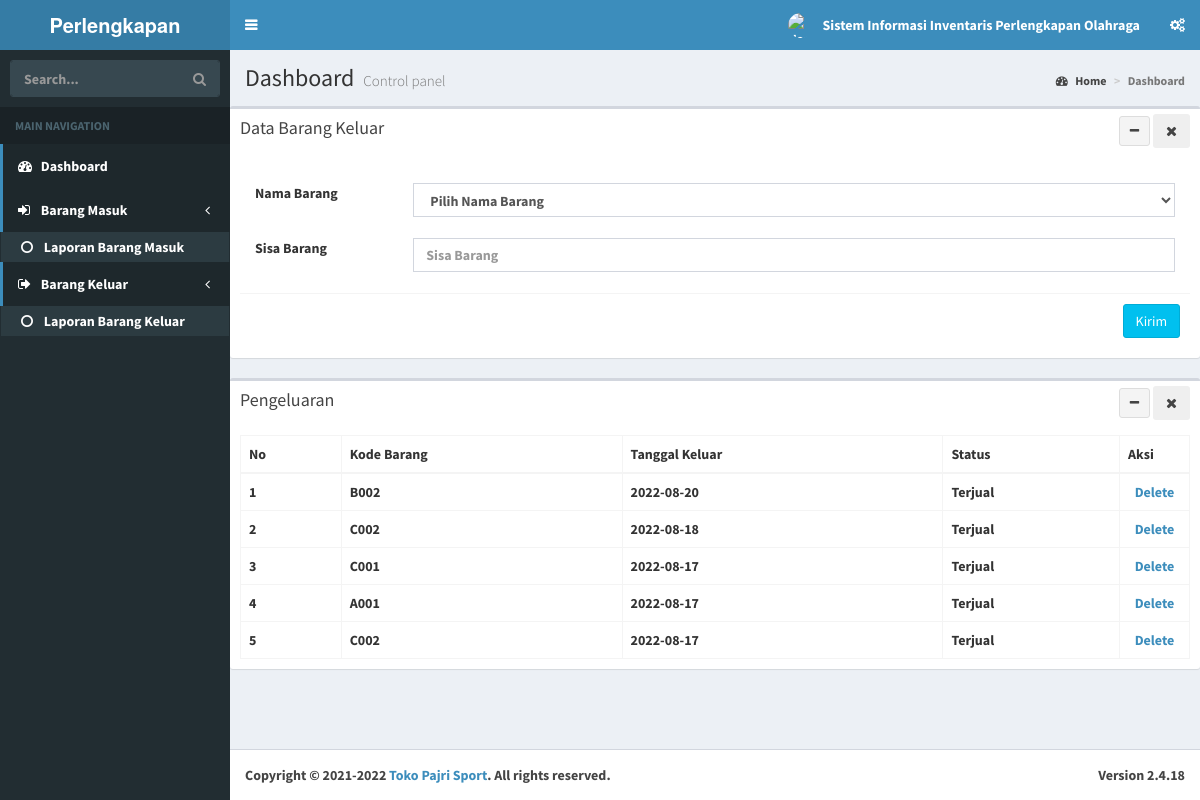
/index.php/barang_keluar/Pengeluaran, run on the app's committed database.
### tables this page shows
CREATE TABLE `barang_keluar` (
  `id_barang_keluar` int(11) NOT NULL,
  `kode_barang` varchar(11) NOT NULL,
  `sisa_barang` int(11) NOT NULL,
  `tanggal_keluar` date NOT NULL DEFAULT current_timestamp(),
  `status` enum('Terjual','Belum terjual') NOT NULL DEFAULT 'Terjual'
);

### application/controllers/Barang_keluar.php (called while the page is built, shortened)
<?php
class Barang_keluar extends CI_Controller
{
    function __construct()
    {
        $this->load->model(array('MBarang_keluar','MStok_barang'));
        $this->load->library('form_validation');
    }
    function Pengeluaran()
    {
        $data['list_brg'] = $this->MBarang_keluar->get_all();
        $data['list_stok_barang'] = $this->MStok_barang->get_all();
        $data['page'] = 'barang_keluar/pengeluaran';
        $this->load->view('tamplate', $data);
    }
}

### index.php (called while the page is built, shortened)
<?php
require_once BASEPATH.'core/CodeIgniter.php';

### application/models/MBarang_keluar.php (called while the page is built, shortened)
<?php
class MBarang_keluar extends CI_Model
{
    public $table = 'barang_keluar';
    public $id = 'id_barang_keluar';
    public $order = 'DESC';
    function get_all()
    {
        $this->db->order_by($this->id, $this->order);
        return $this->db->get($this->table)->result();
    }
}

### application/views/barang_keluar/pengeluaran.php (the view, shortened to what this page needs)
<div class="row">
<div class="box">
            <div class="box-header">
                <h3 class="box-title">Data Barang Keluar</h3>
                <div class="pull-right box-tools">
                    <button type="button" class="btn btn-default btn-sm" data-widget="collaps" data-toogle="tooltip" title="collapse">
                        <i class="fa fa-minus"></i></button>
                    <button type="button" class="btn btn default btn sm" data-widget="remove" data-toggle="tooltip" title="remove">
                        <i class="fa fa-times"></i></button>
                </div>
                </div>
            <div class="box-body pad"></div>
            <form method="post" action="#">
                <div class="box-body">
                    <div class="form-group">
                        <label for="inputEmail3" class="col-sm-2 control-label">Nama Barang</label>
                            <div class="col-sm-10">
                            <select name="kode_barang" class="form-control" required="">
                                        <option value="">Pilih Nama Barang</option>
                                    </select>
                            </div>
                    </div>
                    <br><br>
                    <div class="form-group">
                        <label for="inputEmail3" class="col-sm-2 control-label">Sisa Barang</label>
                            <div class="col-sm-10">
                                    <input name="stok_barang" type="text" class="form-control" id="inputText" placeholder="Sisa Barang">
                            </div>
                     </div>
                     <br><br>
                <div class="box-footer">
                <button type="submit" name="submit" value="pengeluaran" class="btn btn-info pull-right">Kirim</button>
                </div>
            </form>
        </div>
    </div>
<div class="box">
            <div class="box-header">
                <h3 class="box-title">Pengeluaran</h3>
                <div class="pull-right box-tools">
                    <button type="button" class="btn btn-default btn-sm" data-widget="collaps" data-toogle="tooltip" title="collapse">
                        <i class="fa fa-minus"></i></button>
                    <button type="button" class="btn btn default btn sm" data-widget="remove" data-toggle="tooltip" title="remove">
                        <i class="fa fa-times"></i></button>
                </div>
                </div>
    <div class="box-body pad">
        <table class="table table-bordered">
        <thead>
            <tr>
            <th scope="col">No</th>
            <th scope="col">Kode Barang</th>
            <th scope="col">Tanggal Keluar</th>
            <th scope="col">Status</th>
            <th scope="col">Aksi</th>
            </tr>
        </thead>
        <tbody>
            <?php if ($list_brg):?>
                <?php $i=1;?>
                <?php foreach ($list_brg as $lb):?>
                    <tr>
                    <th scope="row"><?php echo $i?></th>
                    <td><?php echo $lb->kode_barang?></td>
                    <td><?php echo $lb->tanggal_keluar?></td>
                    <td><?php echo $lb->status?></td>
                    <td style="text-align:center" width="70px">
				    <?php
                    echo anchor(site_url('barang_keluar/delete/'.$lb->id_barang_keluar),'Delete','onclick="javasciprt: return confirm(\'Are You Sure ?\')"');
                    ?>
                    </tr>
                    <?php $i++;?>
            <?php endforeach?>
            <?php endif?>
        </tbody>
        </table>
    </div>

### application/views/tamplate.php (shortened to what this page needs)
<!DOCTYPE html>
<html>
<head>
  <link rel="stylesheet" href="<?php echo base_url()?>assets/bower_components/bootstrap/dist/css/bootstrap.min.css">
  <link rel="stylesheet" href="<?php echo base_url()?>assets/bower_components/font-awesome/css/font-awesome.min.css">
  <link rel="stylesheet" href="<?php echo base_url()?>assets/bower_components/Ionicons/css/ionicons.min.css">
  <link rel="stylesheet" href="<?php echo base_url()?>assets/dist/css/AdminLTE.min.css">
  <link rel="stylesheet" href="<?php echo base_url()?>assets/dist/css/skins/_all-skins.min.css">
  <link rel="stylesheet" href="<?php echo base_url()?>assets/bower_components/morris.js/morris.css">
  <link rel="stylesheet" href="<?php echo base_url()?>assets/bower_components/jvectormap/jquery-jvectormap.css">
  <link rel="stylesheet" href="<?= base_url(); ?>assets/datepicker/bootstrap-datepicker.min.css">
  <link rel="stylesheet" href="<?= base_url(); ?>assets/datepicker/bootstrap-datetimepicker.min.css">
</head>
<body class="hold-transition skin-blue sidebar-mini">
<div class="wrapper">
  <header class="main-header bg-blue">
    <a href="index2.html" class="logo">
      <span class="logo-lg"><b>Perlengkapan Olahraga</span>
    </a>
    <nav class="navbar navbar-static-top">
      <a href="#" class="sidebar-toggle" data-toggle="push-menu" role="button">
      </a>
      <div class="navbar-custom-menu">
        <ul class="nav navbar-nav">
          <li class="dropdown user user-menu">
            <a href="#" class="dropdown-toggle" data-toggle="dropdown">
              <img src="<?php echo base_url()?>assets/dist/img/toko.jpeg" class="user-image" alt="User Image">
              <span class="hidden-xs">Sistem Informasi Inventaris Perlengkapan Olahraga</span>
            </a>
          </li>
          <li>
            <a href="#" data-toggle="control-sidebar"><i class="fa fa-gears" ></i></a>
          </li>
        </ul>
      </div>
    </nav>
  </header>
  <aside class="main-sidebar">
    <section class="sidebar">
      <form action="#" method="get" class="sidebar-form">
        <div class="input-group">
          <input type="text" name="q" class="form-control" placeholder="Search...">
          <span class="input-group-btn">
                <button type="submit" name="search" id="search-btn" class="btn btn-flat"><i class="fa fa-search"></i>
                </button>
              </span>
        </div>
      </form>
      <ul class="sidebar-menu" data-widget="tree">
        <li class="header">MAIN NAVIGATION</li>
        <li class="active ">
          <a href="<?php echo site_url()?>/Dashboard">
            <i class="fa fa-dashboard"></i> <span>Dashboard</span>
          </a>
        </li>
          <li class="active treeview">
            <a href="#">
              <i class="fa fa-sign-in"></i> <span>Barang Masuk</span>
          <span class="pull-right-container">
          <i class="fa fa-angle-left pull-right"></i>
          </span>
          </a>
          <ul class="treeview-menu">
          <li class="active"><a href="<?php echo site_url()?>/Transaksi"><i class="fa fa-circle-o"></i> Laporan Barang Masuk</a></li>
          </ul>
          </li>
          <li class="active treeview">
            <a href="#">
              <i class="fa fa-sign-out"></i> <span>Barang Keluar</span>
          <span class="pull-right-container">
          <i class="fa fa-angle-left pull-right"></i>
          </span>
          </a>
          <ul class="treeview-menu">
          <li class="active"><a href="<?php echo site_url()?>/Barang_keluar"><i class="fa fa-circle-o"></i> Laporan Barang Keluar</a></li>
          </ul>
          </li>
      </ul>
    </section>
  </aside>
  <div class="content-wrapper">
    <section class="content-header">
      <h1>
        Dashboard
        <small>Control panel</small>
      </h1>
      <ol class="breadcrumb">
        <li><a href="#"><i class="fa fa-dashboard"></i> Home</a></li>
        <li class="active">Dashboard</li>
      </ol>
    </section>
    <section class="content">
    <?php $this->load->view($page); ?>
    </section>
  </div>
  <footer class="main-footer">
    <div class="pull-right hidden-xs">
      <b>Version</b> 2.4.18
    </div>
    <strong>Copyright &copy; 2021-2022 <a href="https://adminlte.io">Toko Pajri Sport</a>.</strong> All rights
    reserved.
  </footer>
</div>
</body>
</html>

### data on the page
barang_keluar: kode_barang "B002", tanggal_keluar "2022-08-20", status "Terjual", id_barang_keluar "Delete"
barang_keluar: kode_barang "C002", tanggal_keluar "2022-08-18", status "Terjual", id_barang_keluar "Delete"
barang_keluar: kode_barang "C001", tanggal_keluar "2022-08-17", status "Terjual", id_barang_keluar "Delete"
barang_keluar: kode_barang "A001", tanggal_keluar "2022-08-17", status "Terjual", id_barang_keluar "Delete"
barang_keluar: kode_barang "C002", tanggal_keluar "2022-08-17", status "Terjual", id_barang_keluar "Delete"
